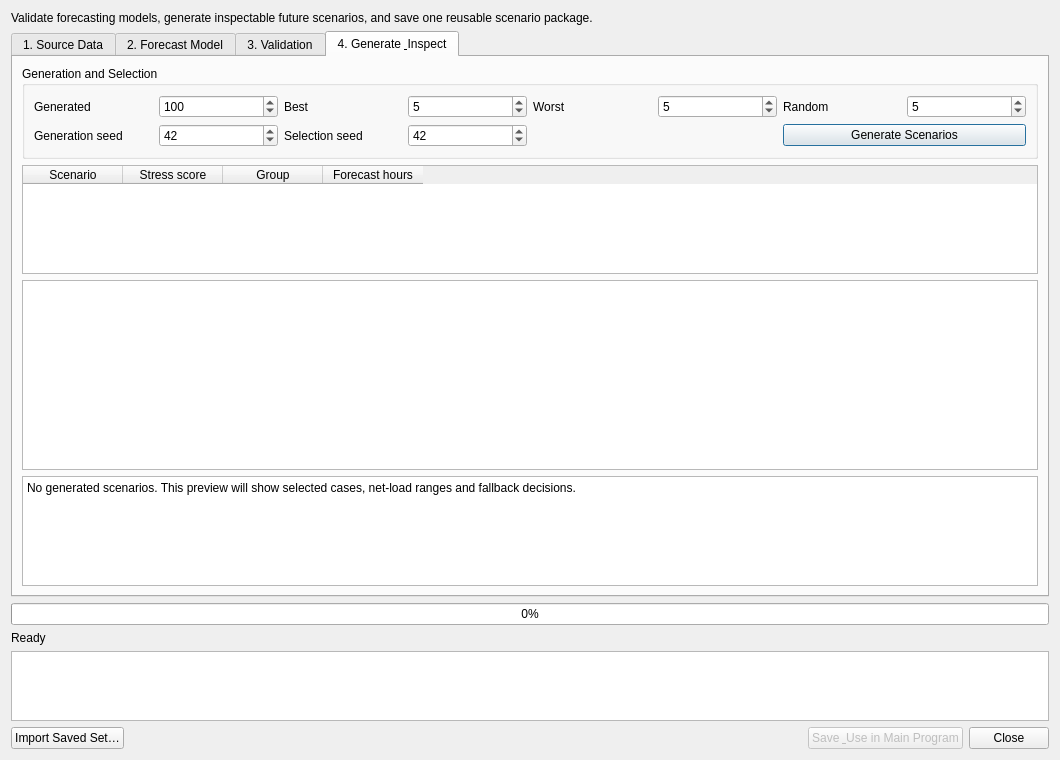
<?xml version="1.0" encoding="UTF-8"?>
<ui version="4.0">
 <class>ScenarioGeneratorDialog</class>
 <widget class="QDialog" name="ScenarioGeneratorDialog">
  <property name="geometry">
   <rect>
    <x>0</x>
    <y>0</y>
    <width>1060</width>
    <height>760</height>
   </rect>
  </property>
  <property name="windowTitle">
   <string>Scenario Generator</string>
  </property>
  <layout class="QVBoxLayout" name="layout_root">
   <item>
    <widget class="QLabel" name="lbl_scenario_intro">
     <property name="text">
      <string>Validate forecasting models, generate inspectable future scenarios, and save one reusable scenario package.</string>
     </property>
     <property name="wordWrap">
      <bool>true</bool>
     </property>
    </widget>
   </item>
   <item>
    <widget class="QTabWidget" name="tabs_scenarios">
     <property name="currentIndex">
      <number>3</number>
     </property>
     <widget class="QWidget" name="tab_scenario_source">
      <attribute name="title">
       <string>1. Source Data</string>
      </attribute>
      <layout class="QVBoxLayout" name="layout_source">
       <item>
        <widget class="QGroupBox" name="group_current_data">
         <property name="title">
          <string>Current Accepted Study</string>
         </property>
         <layout class="QFormLayout" name="form_current_data">
          <item row="0" column="0">
           <widget class="QLabel" name="lbl_source_network_title">
            <property name="text">
             <string>Network</string>
            </property>
           </widget>
          </item>
          <item row="0" column="1">
           <widget class="QLabel" name="lbl_source_network">
            <property name="text">
             <string>Not loaded</string>
            </property>
            <property name="wordWrap">
             <bool>true</bool>
            </property>
           </widget>
          </item>
          <item row="1" column="0">
           <widget class="QLabel" name="lbl_source_load_title">
            <property name="text">
             <string>Load history</string>
            </property>
           </widget>
          </item>
          <item row="1" column="1">
           <widget class="QLabel" name="lbl_source_load">
            <property name="text">
             <string>Not loaded</string>
            </property>
            <property name="wordWrap">
             <bool>true</bool>
            </property>
           </widget>
          </item>
          <item row="2" column="0">
           <widget class="QLabel" name="lbl_source_pv_title">
            <property name="text">
             <string>PV history</string>
            </property>
           </widget>
          </item>
          <item row="2" column="1">
           <widget class="QLabel" name="lbl_source_pv">
            <property name="text">
             <string>Not loaded</string>
            </property>
            <property name="wordWrap">
             <bool>true</bool>
            </property>
           </widget>
          </item>
          <item row="3" column="0">
           <widget class="QLabel" name="lbl_source_session_title">
            <property name="text">
             <string>Session folder</string>
            </property>
           </widget>
          </item>
          <item row="3" column="1">
           <widget class="QLabel" name="lbl_source_session">
            <property name="text">
             <string>Not created</string>
            </property>
            <property name="wordWrap">
             <bool>true</bool>
            </property>
           </widget>
          </item>
         </layout>
        </widget>
       </item>
       <item>
        <widget class="QGroupBox" name="group_forecast_period">
         <property name="title">
          <string>Forecast Period</string>
         </property>
         <layout class="QFormLayout" name="form_forecast_period">
          <item row="0" column="0">
           <widget class="QLabel" name="lbl_forecast_hours">
            <property name="text">
             <string>Forecast hours</string>
            </property>
           </widget>
          </item>
          <item row="0" column="1">
           <widget class="QSpinBox" name="spin_scenario_forecast_hours">
            <property name="minimum">
             <number>2</number>
            </property>
            <property name="maximum">
             <number>100000</number>
            </property>
            <property name="value">
             <number>2184</number>
            </property>
           </widget>
          </item>
          <item row="1" column="0">
           <widget class="QLabel" name="lbl_validation_hours">
            <property name="text">
             <string>Validation hours</string>
            </property>
           </widget>
          </item>
          <item row="1" column="1">
           <widget class="QSpinBox" name="spin_scenario_validation_hours">
            <property name="minimum">
             <number>1</number>
            </property>
            <property name="maximum">
             <number>10000</number>
            </property>
            <property name="value">
             <number>168</number>
            </property>
           </widget>
          </item>
         </layout>
        </widget>
       </item>
       <item>
        <spacer name="spacer_source">
         <property name="orientation">
          <enum>Qt::Orientation::Vertical</enum>
         </property>
         <property name="sizeHint" stdset="0">
          <size>
           <width>20</width>
           <height>40</height>
          </size>
         </property>
        </spacer>
       </item>
      </layout>
     </widget>
     <widget class="QWidget" name="tab_scenario_model">
      <attribute name="title">
       <string>2. Forecast Model</string>
      </attribute>
      <layout class="QVBoxLayout" name="layout_model">
       <item>
        <widget class="QGroupBox" name="group_forecast_method">
         <property name="title">
          <string>Forecast Method</string>
         </property>
         <layout class="QFormLayout" name="form_forecast_method">
          <item row="0" column="0">
           <widget class="QLabel" name="lbl_model_mode">
            <property name="text">
             <string>Method</string>
            </property>
           </widget>
          </item>
          <item row="0" column="1">
           <widget class="QComboBox" name="combo_scenario_model">
            <item>
             <property name="text">
              <string>Automatic — ARIMA with validated fallback</string>
             </property>
            </item>
            <item>
             <property name="text">
              <string>ARIMA only — stop on failure</string>
             </property>
            </item>
            <item>
             <property name="text">
              <string>Hourly residual bootstrap</string>
             </property>
            </item>
           </widget>
          </item>
          <item row="1" column="0">
           <widget class="QLabel" name="lbl_model_explanation_title">
            <property name="text">
             <string>Automatic rule</string>
            </property>
           </widget>
          </item>
          <item row="1" column="1">
           <widget class="QLabel" name="lbl_model_explanation">
            <property name="text">
             <string>Use ARIMA only when fitting converges and validation RMSE improves on repeat-last-day. Otherwise use hourly residual bootstrap.</string>
            </property>
            <property name="wordWrap">
             <bool>true</bool>
            </property>
           </widget>
          </item>
         </layout>
        </widget>
       </item>
       <item>
        <widget class="QGroupBox" name="group_arima_advanced">
         <property name="title">
          <string>Advanced ARIMA Order</string>
         </property>
         <layout class="QFormLayout" name="form_arima_order">
          <item row="0" column="0">
           <widget class="QLabel" name="lbl_ar_p">
            <property name="text">
             <string>AR terms (p)</string>
            </property>
           </widget>
          </item>
          <item row="0" column="1">
           <widget class="QSpinBox" name="spin_arima_p">
            <property name="maximum">
             <number>10</number>
            </property>
            <property name="value">
             <number>1</number>
            </property>
           </widget>
          </item>
          <item row="1" column="0">
           <widget class="QLabel" name="lbl_ar_d">
            <property name="text">
             <string>Differencing (d)</string>
            </property>
           </widget>
          </item>
          <item row="1" column="1">
           <widget class="QSpinBox" name="spin_arima_d">
            <property name="maximum">
             <number>3</number>
            </property>
           </widget>
          </item>
          <item row="2" column="0">
           <widget class="QLabel" name="lbl_ar_q">
            <property name="text">
             <string>MA terms (q)</string>
            </property>
           </widget>
          </item>
          <item row="2" column="1">
           <widget class="QSpinBox" name="spin_arima_q">
            <property name="maximum">
             <number>10</number>
            </property>
           </widget>
          </item>
         </layout>
        </widget>
       </item>
       <item>
        <widget class="QLabel" name="lbl_arima_summary">
         <property name="text">
          <string>Default ARIMA(1,0,0) is AR(1) applied to deviations from the normal hourly profile.</string>
         </property>
         <property name="wordWrap">
          <bool>true</bool>
         </property>
        </widget>
       </item>
       <item>
        <spacer name="spacer_model">
         <property name="orientation">
          <enum>Qt::Orientation::Vertical</enum>
         </property>
         <property name="sizeHint" stdset="0">
          <size>
           <width>20</width>
           <height>40</height>
          </size>
         </property>
        </spacer>
       </item>
      </layout>
     </widget>
     <widget class="QWidget" name="tab_scenario_validation">
      <attribute name="title">
       <string>3. Validation</string>
      </attribute>
      <layout class="QVBoxLayout" name="layout_validation">
       <item>
        <widget class="QLabel" name="lbl_validation_summary">
         <property name="text">
          <string>Generate scenarios to display per-series fitting and holdout validation results.</string>
         </property>
         <property name="wordWrap">
          <bool>true</bool>
         </property>
        </widget>
       </item>
       <item>
        <widget class="QTableWidget" name="table_scenario_validation">
         <property name="rowCount">
          <number>0</number>
         </property>
         <property name="columnCount">
          <number>6</number>
         </property>
         <column>
          <property name="text">
           <string>Series</string>
          </property>
         </column>
         <column>
          <property name="text">
           <string>Method</string>
          </property>
         </column>
         <column>
          <property name="text">
           <string>Fit status</string>
          </property>
         </column>
         <column>
          <property name="text">
           <string>Model RMSE</string>
          </property>
         </column>
         <column>
          <property name="text">
           <string>Naive RMSE</string>
          </property>
         </column>
         <column>
          <property name="text">
           <string>Warnings / decision</string>
          </property>
         </column>
        </widget>
       </item>
       <item>
        <widget class="QGraphicsView" name="view_validation_plot">
         <property name="minimumSize">
          <size><width>0</width><height>190</height></size>
         </property>
         <property name="toolTip">
          <string>Holdout RMSE comparison: selected model versus repeat-last-day</string>
         </property>
        </widget>
       </item>
      </layout>
     </widget>
     <widget class="QWidget" name="tab_scenario_generate">
      <attribute name="title">
       <string>4. Generate &amp; Inspect</string>
      </attribute>
      <layout class="QVBoxLayout" name="layout_generate">
       <item>
        <widget class="QGroupBox" name="group_scenario_counts">
         <property name="title">
          <string>Generation and Selection</string>
         </property>
         <layout class="QGridLayout" name="grid_scenario_counts">
          <item row="0" column="0">
           <widget class="QLabel" name="lbl_generated_count">
            <property name="text">
             <string>Generated</string>
            </property>
           </widget>
          </item>
          <item row="0" column="1">
           <widget class="QSpinBox" name="spin_generator_count">
            <property name="minimum">
             <number>1</number>
            </property>
            <property name="maximum">
             <number>10000</number>
            </property>
            <property name="value">
             <number>100</number>
            </property>
           </widget>
          </item>
          <item row="0" column="2">
           <widget class="QLabel" name="lbl_best_count">
            <property name="text">
             <string>Best</string>
            </property>
           </widget>
          </item>
          <item row="0" column="3">
           <widget class="QSpinBox" name="spin_generator_best">
            <property name="maximum">
             <number>10000</number>
            </property>
            <property name="value">
             <number>5</number>
            </property>
           </widget>
          </item>
          <item row="0" column="4">
           <widget class="QLabel" name="lbl_worst_count">
            <property name="text">
             <string>Worst</string>
            </property>
           </widget>
          </item>
          <item row="0" column="5">
           <widget class="QSpinBox" name="spin_generator_worst">
            <property name="maximum">
             <number>10000</number>
            </property>
            <property name="value">
             <number>5</number>
            </property>
           </widget>
          </item>
          <item row="0" column="6">
           <widget class="QLabel" name="lbl_random_count">
            <property name="text">
             <string>Random</string>
            </property>
           </widget>
          </item>
          <item row="0" column="7">
           <widget class="QSpinBox" name="spin_generator_random">
            <property name="maximum">
             <number>10000</number>
            </property>
            <property name="value">
             <number>5</number>
            </property>
           </widget>
          </item>
          <item row="1" column="0">
           <widget class="QLabel" name="lbl_generation_seed">
            <property name="text">
             <string>Generation seed</string>
            </property>
           </widget>
          </item>
          <item row="1" column="1">
           <widget class="QSpinBox" name="spin_generator_seed">
            <property name="maximum">
             <number>2147483647</number>
            </property>
            <property name="value">
             <number>42</number>
            </property>
           </widget>
          </item>
          <item row="1" column="2">
           <widget class="QLabel" name="lbl_selection_seed">
            <property name="text">
             <string>Selection seed</string>
            </property>
           </widget>
          </item>
          <item row="1" column="3">
           <widget class="QSpinBox" name="spin_generator_selection_seed">
            <property name="maximum">
             <number>2147483647</number>
            </property>
            <property name="value">
             <number>42</number>
            </property>
           </widget>
          </item>
          <item row="1" column="6" colspan="2">
           <widget class="QPushButton" name="btn_generate_scenarios">
            <property name="text">
             <string>Generate Scenarios</string>
            </property>
           </widget>
          </item>
         </layout>
        </widget>
       </item>
       <item>
        <widget class="QTableWidget" name="table_scenario_ranking">
         <property name="rowCount">
          <number>0</number>
         </property>
         <property name="columnCount">
          <number>4</number>
         </property>
         <column>
          <property name="text">
           <string>Scenario</string>
          </property>
         </column>
         <column>
          <property name="text">
           <string>Stress score</string>
          </property>
         </column>
         <column>
          <property name="text">
           <string>Group</string>
          </property>
         </column>
         <column>
          <property name="text">
           <string>Forecast hours</string>
          </property>
         </column>
        </widget>
       </item>
       <item>
        <widget class="QGraphicsView" name="view_scenario_plot">
         <property name="minimumSize">
          <size><width>0</width><height>190</height></size>
         </property>
         <property name="toolTip">
          <string>Selected scenario net-load profiles</string>
         </property>
        </widget>
       </item>
       <item>
        <widget class="QPlainTextEdit" name="text_scenario_preview">
         <property name="readOnly">
          <bool>true</bool>
         </property>
         <property name="plainText">
          <string>No generated scenarios. This preview will show selected cases, net-load ranges and fallback decisions.</string>
         </property>
        </widget>
       </item>
      </layout>
     </widget>
    </widget>
   </item>
   <item>
    <widget class="QProgressBar" name="progress_scenarios">
     <property name="value">
      <number>0</number>
     </property>
     <property name="format">
      <string>%p%</string>
     </property>
    </widget>
   </item>
   <item>
    <widget class="QLabel" name="lbl_scenario_status">
     <property name="text">
      <string>Ready</string>
     </property>
     <property name="wordWrap">
      <bool>true</bool>
     </property>
    </widget>
   </item>
   <item>
    <widget class="QPlainTextEdit" name="log_scenarios">
     <property name="readOnly">
      <bool>true</bool>
     </property>
    </widget>
   </item>
   <item>
    <layout class="QHBoxLayout" name="layout_actions">
     <item>
      <widget class="QPushButton" name="btn_import_scenarios">
       <property name="text">
        <string>Import Saved Set…</string>
       </property>
      </widget>
     </item>
     <item>
      <spacer name="spacer_actions">
       <property name="orientation">
        <enum>Qt::Orientation::Horizontal</enum>
       </property>
       <property name="sizeHint" stdset="0">
        <size>
         <width>40</width>
         <height>20</height>
        </size>
       </property>
      </spacer>
     </item>
     <item>
      <widget class="QPushButton" name="btn_save_use_scenarios">
       <property name="enabled">
        <bool>false</bool>
       </property>
       <property name="text">
        <string>Save &amp; Use in Main Program</string>
       </property>
      </widget>
     </item>
     <item>
      <widget class="QPushButton" name="btn_close_scenarios">
       <property name="text">
        <string>Close</string>
       </property>
      </widget>
     </item>
    </layout>
   </item>
  </layout>
 </widget>
 <resources/>
 <connections/>
</ui>
